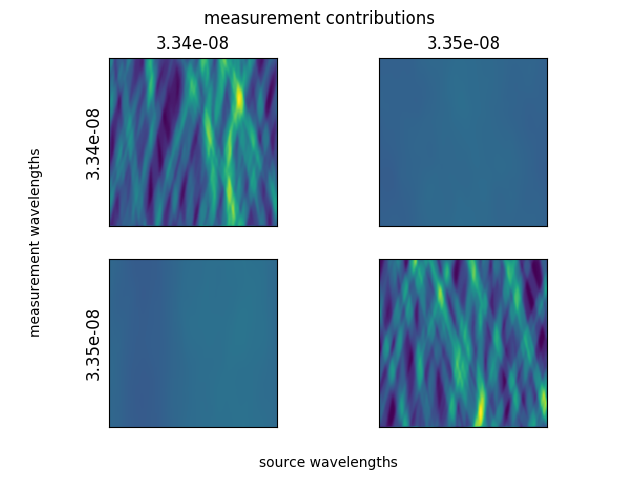

Generate this figure with Python:
from mas.data import strands as sources
from mas.forward_model import add_noise, get_measurements, get_contributions
from mas.psf_generator import PhotonSieve, PSFs
from mas.plotting import plotter4d
from mas.csbs import csbs
from mas import sse_cost
import numpy as np
import matplotlib.pyplot as plt

# %% psfs -----

ps = PhotonSieve()
wavelengths = np.array([33.4, 33.5]) * 1e-9
sources = sources[np.array((0, 1))].reshape((2, 1, 160, 160))
psfs = PSFs(
    sieve=ps,
    source_wavelengths=wavelengths,
    measurement_wavelengths=wavelengths,
    num_copies=1
)

# %% contributions -----

contributions = get_contributions(sources=sources[:, 0, :, :], psfs=psfs, real=True)
plt = plotter4d(
    contributions,
    title='measurement contributions',
    column_labels=wavelengths,
    sup_xlabel='source wavelengths',
    row_labels=wavelengths,
    sup_ylabel='measurement wavelengths',
    scale=True
)
plt.savefig('contributions.png')
plt.show()
